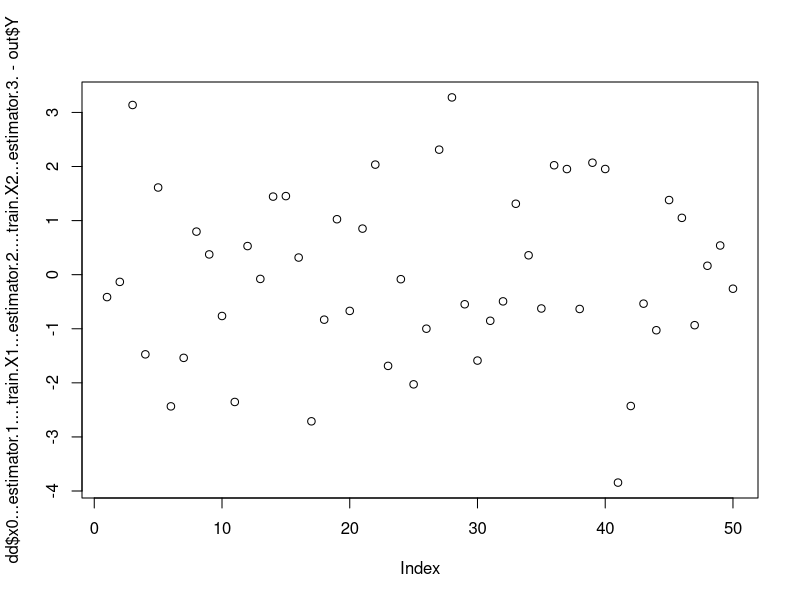

This chart was generated by the following R code:
library(MASS)

train <- read.csv("Problem1_Input_Training.csv")
out <- read.csv("Problem2_Output_Training.csv")

x0 <- matrix(1 , nrow=50, ncol=1 )

d <- data.frame(x0,train$X1,train$X2)
df <- d
y <- data.frame(out)

xx <- as.matrix(d)
y <- as.matrix(out)

estimator <- ((ginv(t(xx)%*%xx))%*%t(xx))%*%(y)

dd <- data.frame(x0*estimator[1]+train$X1*estimator[2]+train$X2*estimator[3])
write.csv(dd,"abc.csv")

plot(dd$x0...estimator.1....train.X1...estimator.2....train.X2...estimator.3.-out$Y)



forget_factor <- 0.95  #To be added

real_time <- read.csv("Problem1_Input_Test.csv")
real_output <- read.csv("Problem2_Output_Test.csv")
dd <- data.frame(x0,real_time$X1,real_time$X2)
dd <- as.matrix(dd)

Mn <- ginv(t(xx)%*%(xx))
i=1
xx <- as.matrix(df)
Mn <- ginv(t(xx)%*%(xx))
d <- data.frame(x0,real_time$X1,real_time$X2)
mx <- as.matrix(d[i,])
estimator <- estimator +((Mn-(Mn%*%t(mx)%*%mx%*%Mn)/(1+mx%*%Mn%*%t(mx))[1])%*%t(mx))*(real_output[i,1]-mx%*%estimator)[1]
df <- rbind(df,c(1,real_time$X1[i],real_time$X2[i]))
print(estimator)
xn <- rbind(xx[1:50,],dd[1,])

for(i in 2:50)
{
  xx <- as.matrix(df)
  Mn <- ginv(forget_factor*t(xn)%*%(xn)+t(xx)%*%xx)
  d <- data.frame(x0,real_time$X1,real_time$X2)
  mx <- as.matrix(d[i,])
  estimator <- estimator +((Mn-(Mn%*%t(mx)%*%mx%*%Mn)/(1+mx%*%Mn%*%t(mx))[1])%*%t(mx))*(real_output[i,1]-mx%*%estimator)[1]
  df <- rbind(df,c(1,real_time$X1[i],real_time$X2[i]))
  xn <- rbind(xn,dd[i,])
  print(estimator)
}




